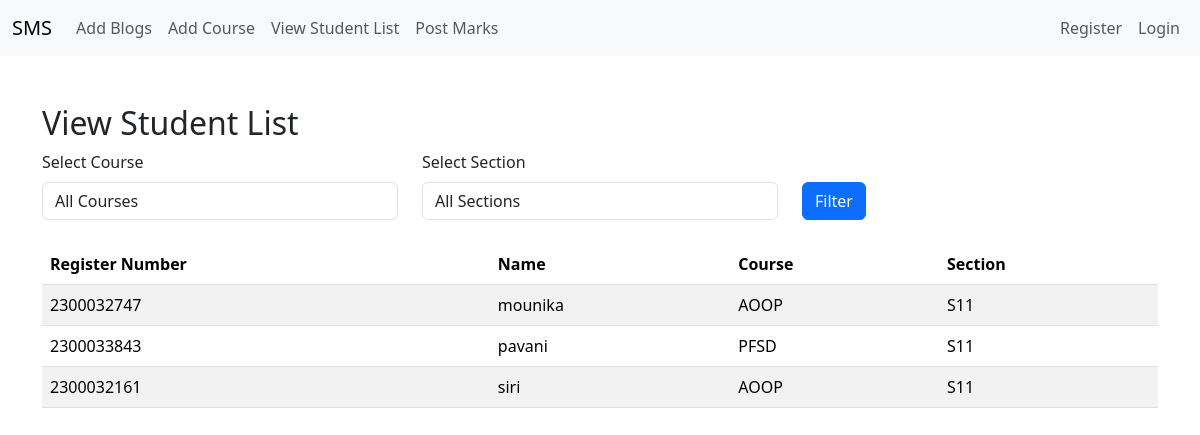
/facultyapp/viewstudents, run on the app's committed database.
### adminapp/models.py (models this page shows, shortened)
class StudentList(models.Model):
    Register_Number = models.CharField(max_length=20, unique=True)
    Name = models.CharField(max_length=100)
    user = models.OneToOneField(User, on_delete=models.CASCADE, null=True)

### facultyapp/models.py (models this page shows, shortened)
class AddCourse(models.Model):
    COURSE_CHOICES =[
        ('AOOP' , 'ADVANCED OBJECT ORIENTED PROGRAMMING'),
        ('PFSD', 'PYTHON FULL STACK DEVELOPMENT'),
    ]
    SECTION_CHOICES=[
        ('S11','SECTION S11'),
        ('S12', 'SECTION S12'),
        ('S13', 'SECTION S13'),
        ('S14', 'SECTION S14'),
        ('S15', 'SECTION S15'),
        ('S16', 'SECTION S16'),
        ('S17', 'SECTION S17'),
    ]
    student = models.ForeignKey(StudentList, on_delete= models.CASCADE)
    course=models.CharField(max_length=50, choices = COURSE_CHOICES)
    section = models.CharField(max_length=50, choices=SECTION_CHOICES)

### facultyapp/views.py (the view)
# urls.py: path('viewstudents', views.view_student_list, name='viewstudents'),
def view_student_list(request):
    course = request.GET.get('course')
    section = request.GET.get('section')
    student_courses = AddCourse.objects.all()
    if course:
        student_courses = student_courses.filter(course=course)
    if section:
        student_courses = student_courses.filter(section=section)
    students = StudentList.objects.filter(id__in=student_courses.values('student_id'))
    course_choices = AddCourse.COURSE_CHOICES
    section_choices = AddCourse.SECTION_CHOICES
    context = {
        'students': students,
        'course_choices': course_choices,
        'section_choices': section_choices,
        'selected_course': course,
        'selected_section': section,
    }
    return render(request, 'facultyapp/view_student_list.html', context)

### templates/facultyapp/view_student_list.html (shortened to what this page needs)
{% extends 'Navbar/FacultyNavbar.html' %}
{% load static %}
{% block body %}
    <div class="container mt-5">
        <h2>View Student List</h2>
        <form method="get" class="mb-4">
            <div class="row">
                <div class="col-md-4">
                    <label for="course" class="form-label">Select Course</label>
                    <select name="course" id="course" class="form-control">
                        <option value="">All Courses</option>
                    </select>
                </div>
                <div class="col-md-4">
                    <label for="section" class="form-label">Select Section</label>
                    <select name="section" id="section" class="form-control">
                        <option value="">All Sections</option>
                    </select>
                </div>
                <div class="col-md-4 mt-4">
                    <button type="submit" class="btn btn-primary mt-2">Filter</button>
                </div>
            </div>
        </form>
        <table class="table table-striped">
            <thead>
                <tr>
                    <th>Register Number</th>
                    <th>Name</th>
                    <th>Course</th>
                    <th>Section</th>
                </tr>
            </thead>
            <tbody>
                {% if students %}
                    {% for student in students %}
                        <tr>
                            <td>{{ student.Register_Number }}</td>
                            <td>{{ student.Name }}</td>
                            <td>{{ student.addcourse_set.first.course }}</td>
                            <td>{{ student.addcourse_set.first.section }}</td>
                        </tr>
                    {% endfor %}
                {% else %}
                    <tr>
                        <td colspan="4" class="text-center">No students found.</td>
                    </tr>
                {% endif %}
            </tbody>
        </table>
    </div>
{% endblock %}

### data on the page
StudentList: Register_Number "2300032747", Name "mounika", addcourse_set.first.course "AOOP", addcourse_set.first.section "S11"
StudentList: Register_Number "2300033843", Name "pavani", addcourse_set.first.course "PFSD", addcourse_set.first.section "S11"
StudentList: Register_Number "2300032161", Name "siri", addcourse_set.first.course "AOOP", addcourse_set.first.section "S11"
